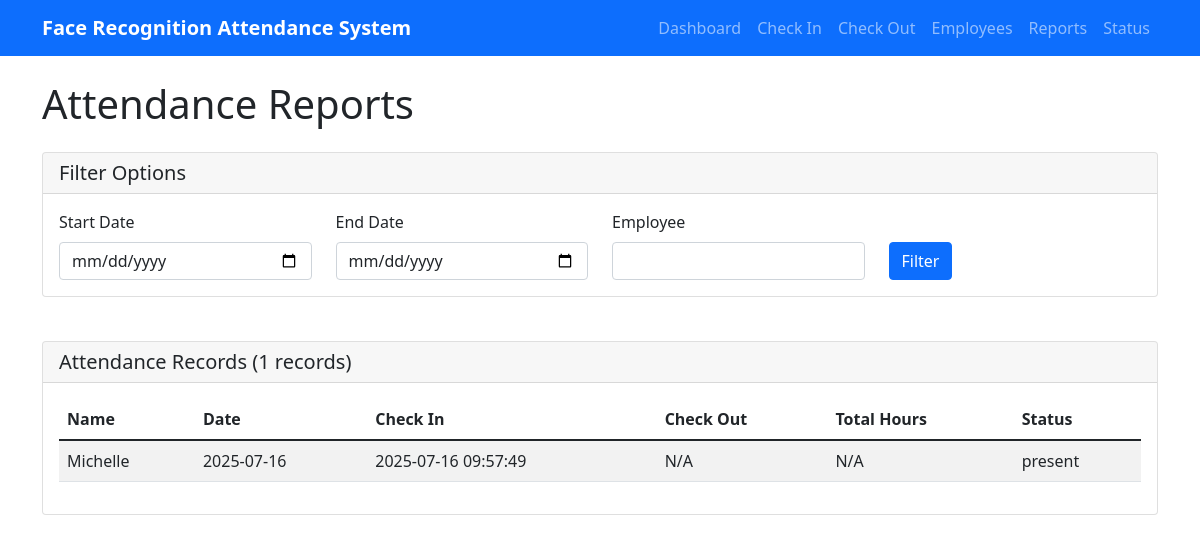
The page /reports on the database as committed earlier.
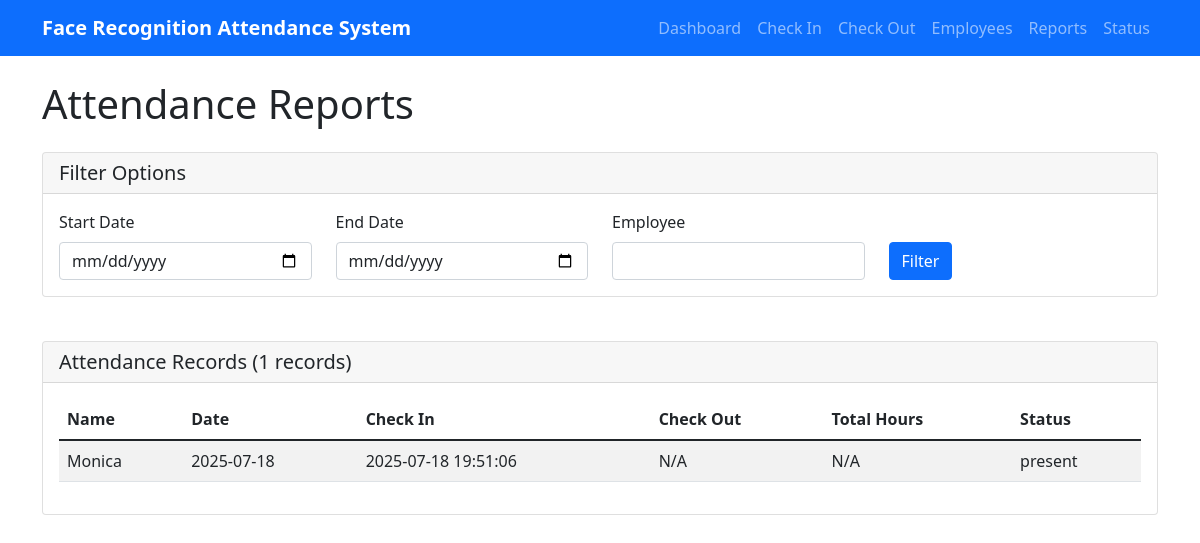
The same page on the database as committed later.
### tables this page shows
CREATE TABLE attendance (
                    id INTEGER PRIMARY KEY AUTOINCREMENT,
                    name TEXT NOT NULL,
                    date TEXT NOT NULL,
                    check_in_time TEXT,
                    check_out_time TEXT,
                    total_hours REAL,
                    status TEXT DEFAULT 'present',
                    created_at TIMESTAMP DEFAULT CURRENT_TIMESTAMP
                );

### attendance_web_server.py (the view)
@app.route('/reports')
def reports():
    db = get_db()
    start_date = request.args.get('start_date', '')
    end_date = request.args.get('end_date', '')
    employee = request.args.get('employee', '')
    records = db.get_attendance_report(
        start_date if start_date else None,
        end_date if end_date else None,
        employee if employee else None
    )
    return render_template('reports.html', records=records)

### attendance_database.py (called while the page is built)
    def _get_connection(self):
        return sqlite3.connect(self.db_path, check_same_thread=False)

### attendance_web_server.py (called while the page is built)
def get_db():
    global db
    if db is None:
        db = AttendanceDatabase()
    return db

### templates/reports.html (shortened to what this page needs)
{% extends "base.html" %}
{% block content %}
<h1 class="mb-4">Attendance Reports</h1>
<div class="row mb-4">
    <div class="col-md-12">
        <div class="card">
            <div class="card-header">
                <h5 class="card-title mb-0">Filter Options</h5>
            </div>
            <div class="card-body">
                <form method="GET" class="row">
                    <div class="col-md-3">
                        <label for="start_date" class="form-label">Start Date</label>
                        <input type="date" class="form-control" id="start_date" name="start_date"
                               value="{{ request.args.get('start_date', '') }}">
                    </div>
                    <div class="col-md-3">
                        <label for="end_date" class="form-label">End Date</label>
                        <input type="date" class="form-control" id="end_date" name="end_date"
                               value="{{ request.args.get('end_date', '') }}">
                    </div>
                    <div class="col-md-3">
                        <label for="employee" class="form-label">Employee</label>
                        <input type="text" class="form-control" id="employee" name="employee"
                               value="{{ request.args.get('employee', '') }}">
                    </div>
                    <div class="col-md-3">
                        <label class="form-label">&nbsp;</label>
                        <button type="submit" class="btn btn-primary d-block">Filter</button>
                    </div>
                </form>
            </div>
        </div>
    </div>
</div>
<div class="card">
    <div class="card-header">
        <h5 class="card-title mb-0">Attendance Records ({{ records|length }} records)</h5>
    </div>
    <div class="card-body">
        {% if records %}
            <div class="table-responsive">
                <table class="table table-striped">
                    <thead>
                        <tr>
                            <th>Name</th>
                            <th>Date</th>
                            <th>Check In</th>
                            <th>Check Out</th>
                            <th>Total Hours</th>
                            <th>Status</th>
                        </tr>
                    </thead>
                    <tbody>
                        {% for record in records %}
                        <tr>
                            <td>{{ record.name }}</td>
                            <td>{{ record.date }}</td>
                            <td>{{ record.check_in_time or 'N/A' }}</td>
                            <td>{{ record.check_out_time or 'N/A' }}</td>
                            <td>{{ record.total_hours or 'N/A' }}</td>
                            <td>{{ record.status }}</td>
                        </tr>
                        {% endfor %}
                    </tbody>
                </table>
            </div>
        {% else %}
            <p>No records found.</p>
        {% endif %}
    </div>
</div>
{% endblock %}

Rows that differ between the two databases and show on the page:
removed attendance: name "Michelle", date "2025-07-16", check_in_time "2025-07-16 09:57:49", check_out_time "N/A", total_hours "N/A", status "present"
added attendance: name "Monica", date "2025-07-18", check_in_time "2025-07-18 19:51:06", check_out_time "N/A", total_hours "N/A", status "present"
